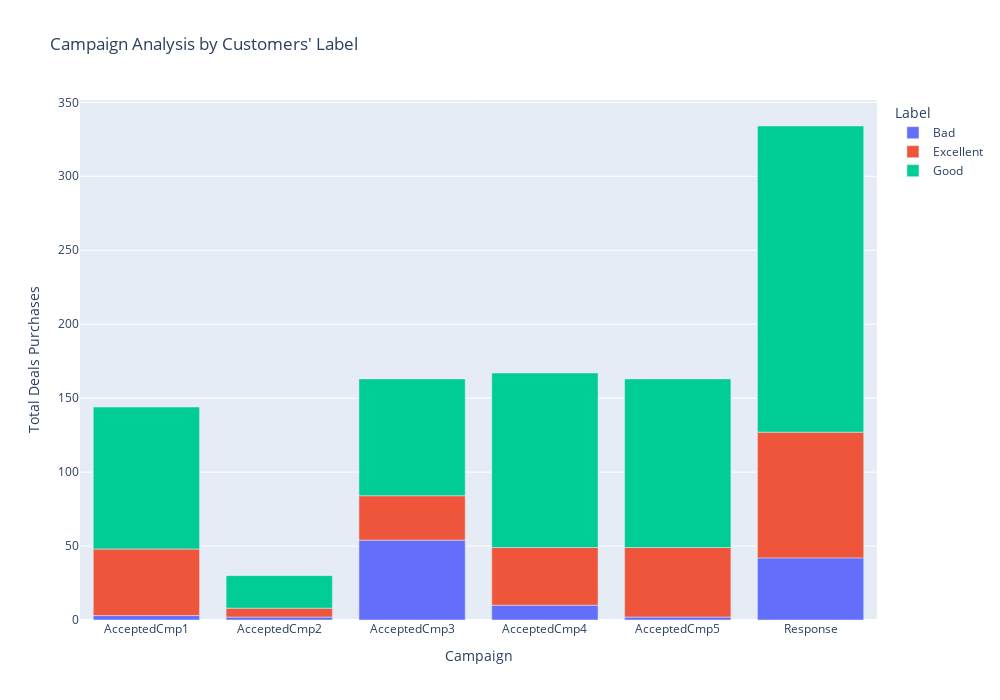

The cell this chart's notebook holds for it:
### Markdown cell above
## **Analyzing Campaign and Customer's Behavior using RFM Analysis**

### Code cell
# Choosing columns to show in the bar chart
Campaign = ['AcceptedCmp1', 'AcceptedCmp2', 'AcceptedCmp3', 'AcceptedCmp4', 'AcceptedCmp5', 'Response']

# Grouping columns
supermarket_table = supermarket.groupby('Label')[Campaign].sum().reset_index()

# Melt DataFrame 
df_melted = pd.melt(supermarket_table, id_vars=['Label'], value_vars=Campaign, var_name='Campaign', value_name='NumDealsPurchases')

# Make bar chart using Plotly Express
fig = px.bar(df_melted, x='Campaign', y='NumDealsPurchases', color='Label',
             title="Campaign Analysis by Customers' Label",
             width=1000, height=700)

fig.update_layout(
    xaxis_title='Campaign',
    yaxis_title='Total Deals Purchases',
    legend_title='Label'
)

fig.show()

### Figure 1 — Plotly figure (JSON) as saved in the notebook; plotly's stock layout.template omitted (floating-point values rounded to 4 significant figures)
{"data": [{"alignmentgroup": "True", "hovertemplate": "Label=Bad<br>Campaign=%{x}<br>NumDealsPurchases=%{y}<extra></extra>", "legendgroup": "Bad", "marker": {"color": "#636efa", "pattern": {"shape": ""}}, "name": "Bad", "offsetgroup": "Bad", "orientation": "v", "showlegend": true, "textposition": "auto", "type": "bar", "x": ["AcceptedCmp1", "AcceptedCmp2", "AcceptedCmp3", "AcceptedCmp4", "AcceptedCmp5", "Response"], "xaxis": "x", "y": [3, 2, 54, 10, 2, 42], "yaxis": "y"}, {"alignmentgroup": "True", "hovertemplate": "Label=Excellent<br>Campaign=%{x}<br>NumDealsPurchases=%{y}<extra></extra>", "legendgroup": "Excellent", "marker": {"color": "#EF553B", "pattern": {"shape": ""}}, "name": "Excellent", "offsetgroup": "Excellent", "orientation": "v", "showlegend": true, "textposition": "auto", "type": "bar", "x": ["AcceptedCmp1", "AcceptedCmp2", "AcceptedCmp3", "AcceptedCmp4", "AcceptedCmp5", "Response"], "xaxis": "x", "y": [45, 6, 30, 39, 47, 85], "yaxis": "y"}, {"alignmentgroup": "True", "hovertemplate": "Label=Good<br>Campaign=%{x}<br>NumDealsPurchases=%{y}<extra></extra>", "legendgroup": "Good", "marker": {"color": "#00cc96", "pattern": {"shape": ""}}, "name": "Good", "offsetgroup": "Good", "orientation": "v", "showlegend": true, "textposition": "auto", "type": "bar", "x": ["AcceptedCmp1", "AcceptedCmp2", "AcceptedCmp3", "AcceptedCmp4", "AcceptedCmp5", "Response"], "xaxis": "x", "y": [96, 22, 79, 118, 114, 207], "yaxis": "y"}], "layout": {"barmode": "relative", "height": 700, "legend": {"title": {"text": "Label"}, "tracegroupgap": 0}, "title": {"text": "Campaign Analysis by Customers' Label"}, "width": 1000, "xaxis": {"anchor": "y", "domain": [0, 1], "title": {"text": "Campaign"}}, "yaxis": {"anchor": "x", "domain": [0, 1], "title": {"text": "Total Deals Purchases"}}}}
